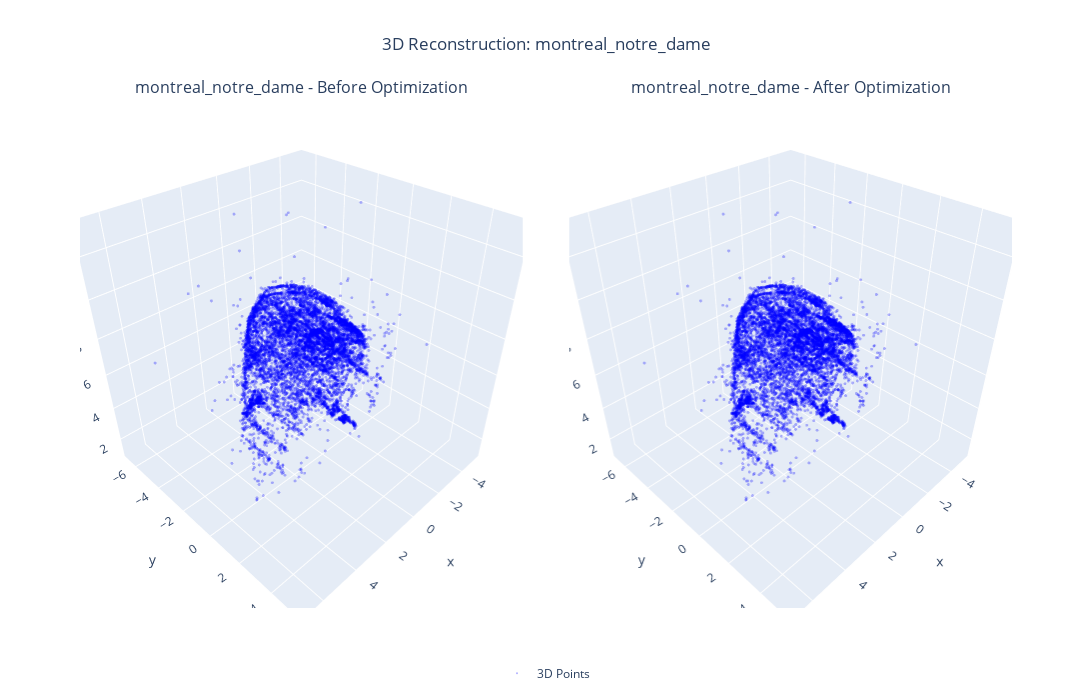

Notebook code cell kept with this figure:
### Code cell
check_memory_status()
run_single_dataset(1, verbose=True, use_bundler_camera=False,
                   lambda_initial=1e4,      # Very conservative start
                   lambda_upper_bound=1e15)        # More iterations
force_cleanup()

### Figure 1 — Plotly figure (JSON) as saved in the notebook; plotly's stock layout.template omitted (floating-point values rounded to 4 significant figures; data arrays with more than 128 entries replaced by an {"elided": "..."} marker saying what was removed)
{"data": [{"marker": {"color": "blue", "opacity": 0.3, "size": 1}, "mode": "markers", "name": "3D Points", "scene": "scene", "showlegend": true, "type": "scatter3d", "x": {"elided": "10000 float values"}, "y": {"elided": "10000 float values"}, "z": {"elided": "10000 float values"}}, {"marker": {"color": "blue", "opacity": 0.3, "size": 1}, "mode": "markers", "name": "3D Points", "scene": "scene2", "showlegend": false, "type": "scatter3d", "x": {"elided": "10000 float values"}, "y": {"elided": "10000 float values"}, "z": {"elided": "10000 float values"}}], "layout": {"annotations": [{"font": {"size": 16}, "showarrow": false, "text": "montreal_notre_dame - Before Optimization", "x": 0.2375, "xanchor": "center", "xref": "paper", "y": 1, "yanchor": "bottom", "yref": "paper"}, {"font": {"size": 16}, "showarrow": false, "text": "montreal_notre_dame - After Optimization", "x": 0.7625, "xanchor": "center", "xref": "paper", "y": 1, "yanchor": "bottom", "yref": "paper"}], "height": 700, "legend": {"orientation": "h", "x": 0.5, "xanchor": "center", "y": -0.1}, "scene": {"aspectmode": "cube", "domain": {"x": [0, 0.475], "y": [0, 1]}, "xaxis": {"range": [-5.513, 7.233]}, "yaxis": {"range": [-7.034, 5.712]}, "zaxis": {"range": [0.8237, 13.57]}}, "scene2": {"aspectmode": "cube", "domain": {"x": [0.525, 1], "y": [0, 1]}, "xaxis": {"range": [-5.513, 7.233]}, "yaxis": {"range": [-7.034, 5.712]}, "zaxis": {"range": [0.8237, 13.57]}}, "showlegend": true, "title": {"text": "3D Reconstruction: montreal_notre_dame", "x": 0.5}, "width": 1400}}
